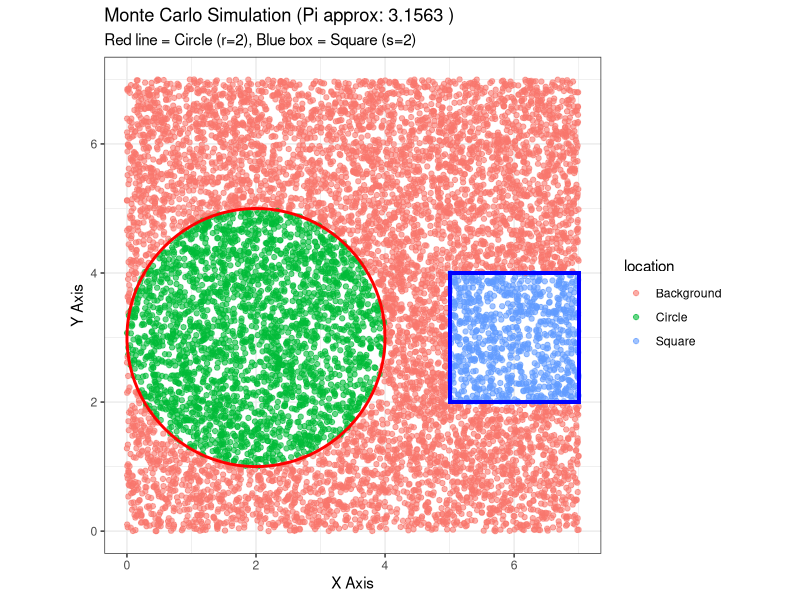

Generate this figure with R:
# Load necessary library for plotting
library(ggplot2)
library(ggforce) # Used for drawing circles easily, if available. 
# If not, the code below handles it manually.

set.seed(40) # Set seed for reproducibility

# 1. Setup Parameters
n_points <- 10000
plot_dim <- 7

# Generate random points in the 10x10 area
df <- data.frame(
  x = runif(n_points, min = 0, max = plot_dim),
  y = runif(n_points, min = 0, max = plot_dim)
)

# 2. Define Shapes
# Circle: Center at (5, 5), Radius 2
cx <- 2; cy <- 3; r <- 2

# Square: Center at (5, 5), Side 2
# This means x ranges from 4 to 6, and y ranges from 4 to 6
sx_min <- 5; sx_max <- 7
sy_min <- 2; sy_max <- 4

# 3. Determine where points landed
# Check if point is in Circle: (x-cx)^2 + (y-cy)^2 <= r^2
df$in_circle <- (df$x - cx)^2 + (df$y - cy)^2 <= r^2

# Check if point is in Square
df$in_square <- (df$x >= sx_min & df$x <= sx_max) & 
  (df$y >= sy_min & df$y <= sy_max)

# Create a category column for plotting colors
df$location <- "Background"
df$location[df$in_circle] <- "Circle"
df$location[df$in_square] <- "Square"
# Note: Since the square is mathematically inside the circle in this setup,
# points in the square are technically in both. 
# We label them 'Square' to make them visible.

# 4. Calculate Pi
count_circle <- sum(df$in_circle)
count_square <- sum(df$in_square)

pi_approx <- count_circle / count_square


#  Plotting
# We create a circle dataframe for drawing the boundary
theta <- seq(0, 2*pi, length.out = 100)
circle_boundary <- data.frame(
  x = cx + r * cos(theta),
  y = cy + r * sin(theta)
)

ggplot(df, aes(x = x, y = y)) +
  # Draw the scatter points
  geom_point(aes(color = location), size = 1.5, alpha = 0.6) +
  
  # Draw the Square Boundary
  geom_rect(xmin = sx_min, xmax = sx_max, ymin = sy_min, ymax = sy_max, 
            fill = NA, color = "blue", size = 1) +
  
  # Draw the Circle Boundary
  geom_path(data = circle_boundary, aes(x = x, y = y), 
            color = "red", size = 1) +
  
  # Set Plot Limits and Labels
  coord_fixed(xlim = c(0, 7), ylim = c(0, 7)) +
  theme_bw() +
  labs(
    title = paste("Monte Carlo Simulation (Pi approx:", round(pi_approx, 4), ")"),
    subtitle = "Red line = Circle (r=2), Blue box = Square (s=2)",
    x = "X Axis",
    y = "Y Axis"
  )


#  Output Results
cat("Points in Circle:", count_circle, "\n")
cat("Points in Square:", count_square, "\n")
cat("Pts in Circle divided by Pts in square:", pi_approx, "\n")
